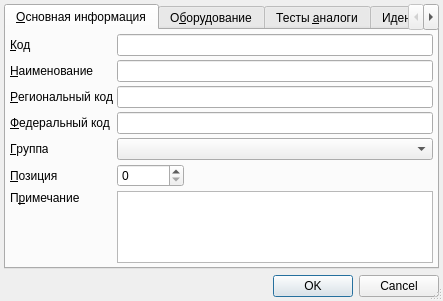
<?xml version="1.0" encoding="UTF-8"?>
<ui version="4.0">
 <class>RBTestEditorDialog</class>
 <widget class="QDialog" name="RBTestEditorDialog">
  <property name="geometry">
   <rect>
    <x>0</x>
    <y>0</y>
    <width>443</width>
    <height>287</height>
   </rect>
  </property>
  <property name="windowTitle">
   <string>Dialog</string>
  </property>
  <property name="sizeGripEnabled">
   <bool>true</bool>
  </property>
  <layout class="QGridLayout" name="gridLayout">
   <property name="margin">
    <number>4</number>
   </property>
   <item row="0" column="0">
    <widget class="QTabWidget" name="tabWidget">
     <property name="currentIndex">
      <number>0</number>
     </property>
     <widget class="QWidget" name="tabMain">
      <attribute name="title">
       <string>&amp;Основная информация</string>
      </attribute>
      <layout class="QGridLayout" name="gridLayout_2">
       <property name="margin">
        <number>4</number>
       </property>
       <property name="spacing">
        <number>4</number>
       </property>
       <item row="5" column="2">
        <widget class="QSpinBox" name="edtPosition">
         <property name="sizePolicy">
          <sizepolicy hsizetype="Maximum" vsizetype="Fixed">
           <horstretch>0</horstretch>
           <verstretch>0</verstretch>
          </sizepolicy>
         </property>
         <property name="maximum">
          <number>9999999</number>
         </property>
        </widget>
       </item>
       <item row="4" column="2">
        <widget class="CRBComboBox" name="cmbTestGroup"/>
       </item>
       <item row="0" column="0">
        <widget class="QLabel" name="lblCode">
         <property name="sizePolicy">
          <sizepolicy hsizetype="Maximum" vsizetype="Preferred">
           <horstretch>0</horstretch>
           <verstretch>0</verstretch>
          </sizepolicy>
         </property>
         <property name="text">
          <string>&amp;Код</string>
         </property>
         <property name="buddy">
          <cstring>edtCode</cstring>
         </property>
        </widget>
       </item>
       <item row="5" column="0">
        <widget class="QLabel" name="lblPosition">
         <property name="sizePolicy">
          <sizepolicy hsizetype="Maximum" vsizetype="Preferred">
           <horstretch>0</horstretch>
           <verstretch>0</verstretch>
          </sizepolicy>
         </property>
         <property name="text">
          <string>&amp;Позиция</string>
         </property>
         <property name="buddy">
          <cstring>edtPosition</cstring>
         </property>
        </widget>
       </item>
       <item row="7" column="0">
        <spacer name="verticalSpacer_2">
         <property name="orientation">
          <enum>Qt::Vertical</enum>
         </property>
         <property name="sizeHint" stdset="0">
          <size>
           <width>20</width>
           <height>40</height>
          </size>
         </property>
        </spacer>
       </item>
       <item row="1" column="2">
        <widget class="QLineEdit" name="edtName"/>
       </item>
       <item row="0" column="2">
        <widget class="QLineEdit" name="edtCode"/>
       </item>
       <item row="4" column="0">
        <widget class="QLabel" name="lblTestGroup">
         <property name="sizePolicy">
          <sizepolicy hsizetype="Maximum" vsizetype="Preferred">
           <horstretch>0</horstretch>
           <verstretch>0</verstretch>
          </sizepolicy>
         </property>
         <property name="text">
          <string>&amp;Группа</string>
         </property>
         <property name="buddy">
          <cstring>cmbTestGroup</cstring>
         </property>
        </widget>
       </item>
       <item row="6" column="2" rowspan="2">
        <widget class="QTextEdit" name="txtNote"/>
       </item>
       <item row="1" column="0">
        <widget class="QLabel" name="lblName">
         <property name="sizePolicy">
          <sizepolicy hsizetype="Maximum" vsizetype="Preferred">
           <horstretch>0</horstretch>
           <verstretch>0</verstretch>
          </sizepolicy>
         </property>
         <property name="text">
          <string>&amp;Наименование</string>
         </property>
         <property name="buddy">
          <cstring>edtName</cstring>
         </property>
        </widget>
       </item>
       <item row="6" column="0">
        <widget class="QLabel" name="lblNote">
         <property name="sizePolicy">
          <sizepolicy hsizetype="Maximum" vsizetype="Preferred">
           <horstretch>0</horstretch>
           <verstretch>0</verstretch>
          </sizepolicy>
         </property>
         <property name="text">
          <string>П&amp;римечание</string>
         </property>
         <property name="buddy">
          <cstring>txtNote</cstring>
         </property>
        </widget>
       </item>
       <item row="2" column="2">
        <widget class="QLineEdit" name="edtRegionalCode"/>
       </item>
       <item row="2" column="0">
        <widget class="QLabel" name="lbRegionalCode">
         <property name="sizePolicy">
          <sizepolicy hsizetype="Maximum" vsizetype="Preferred">
           <horstretch>0</horstretch>
           <verstretch>0</verstretch>
          </sizepolicy>
         </property>
         <property name="text">
          <string>&amp;Региональный код</string>
         </property>
         <property name="buddy">
          <cstring>edtRegionalCode</cstring>
         </property>
        </widget>
       </item>
       <item row="3" column="0">
        <widget class="QLabel" name="lbFederalCode">
         <property name="sizePolicy">
          <sizepolicy hsizetype="Maximum" vsizetype="Preferred">
           <horstretch>0</horstretch>
           <verstretch>0</verstretch>
          </sizepolicy>
         </property>
         <property name="text">
          <string>&amp;Федеральный код</string>
         </property>
         <property name="buddy">
          <cstring>edtFederalCode</cstring>
         </property>
        </widget>
       </item>
       <item row="3" column="2">
        <widget class="QLineEdit" name="edtFederalCode"/>
       </item>
      </layout>
     </widget>
     <widget class="QWidget" name="tabEquipment">
      <attribute name="title">
       <string>О&amp;борудование</string>
      </attribute>
      <layout class="QGridLayout" name="gridLayout_3">
       <property name="margin">
        <number>4</number>
       </property>
       <property name="spacing">
        <number>4</number>
       </property>
       <item row="0" column="0">
        <widget class="CInDocTableView" name="tblEquipments"/>
       </item>
      </layout>
     </widget>
     <widget class="QWidget" name="tabAnalogTests">
      <attribute name="title">
       <string>Тесты &amp;аналоги</string>
      </attribute>
      <layout class="QVBoxLayout" name="verticalLayout">
       <property name="spacing">
        <number>4</number>
       </property>
       <property name="margin">
        <number>4</number>
       </property>
       <item>
        <widget class="CInDocTableView" name="tblTestAnalog"/>
       </item>
      </layout>
     </widget>
     <widget class="QWidget" name="tabIdentification">
      <attribute name="title">
       <string>Идентификация</string>
      </attribute>
      <layout class="QGridLayout" name="gridLayout_4">
       <property name="margin">
        <number>4</number>
       </property>
       <property name="spacing">
        <number>4</number>
       </property>
       <item row="0" column="0">
        <widget class="CInDocTableView" name="tblIdentification"/>
       </item>
      </layout>
     </widget>
    </widget>
   </item>
   <item row="1" column="0">
    <widget class="QDialogButtonBox" name="buttonBox">
     <property name="standardButtons">
      <set>QDialogButtonBox::Cancel|QDialogButtonBox::Ok</set>
     </property>
    </widget>
   </item>
  </layout>
 </widget>
 <customwidgets>
  <customwidget>
   <class>CRBComboBox</class>
   <extends>QComboBox</extends>
   <header>library/crbcombobox.h</header>
  </customwidget>
  <customwidget>
   <class>CInDocTableView</class>
   <extends>QTableView</extends>
   <header>library/InDocTable.h</header>
  </customwidget>
 </customwidgets>
 <tabstops>
  <tabstop>tabWidget</tabstop>
  <tabstop>edtCode</tabstop>
  <tabstop>edtName</tabstop>
  <tabstop>cmbTestGroup</tabstop>
  <tabstop>edtPosition</tabstop>
  <tabstop>tblEquipments</tabstop>
  <tabstop>tblTestAnalog</tabstop>
 </tabstops>
 <resources/>
 <connections>
  <connection>
   <sender>buttonBox</sender>
   <signal>accepted()</signal>
   <receiver>RBTestEditorDialog</receiver>
   <slot>accept()</slot>
   <hints>
    <hint type="sourcelabel">
     <x>221</x>
     <y>311</y>
    </hint>
    <hint type="destinationlabel">
     <x>221</x>
     <y>163</y>
    </hint>
   </hints>
  </connection>
  <connection>
   <sender>buttonBox</sender>
   <signal>rejected()</signal>
   <receiver>RBTestEditorDialog</receiver>
   <slot>reject()</slot>
   <hints>
    <hint type="sourcelabel">
     <x>221</x>
     <y>311</y>
    </hint>
    <hint type="destinationlabel">
     <x>221</x>
     <y>163</y>
    </hint>
   </hints>
  </connection>
 </connections>
</ui>
